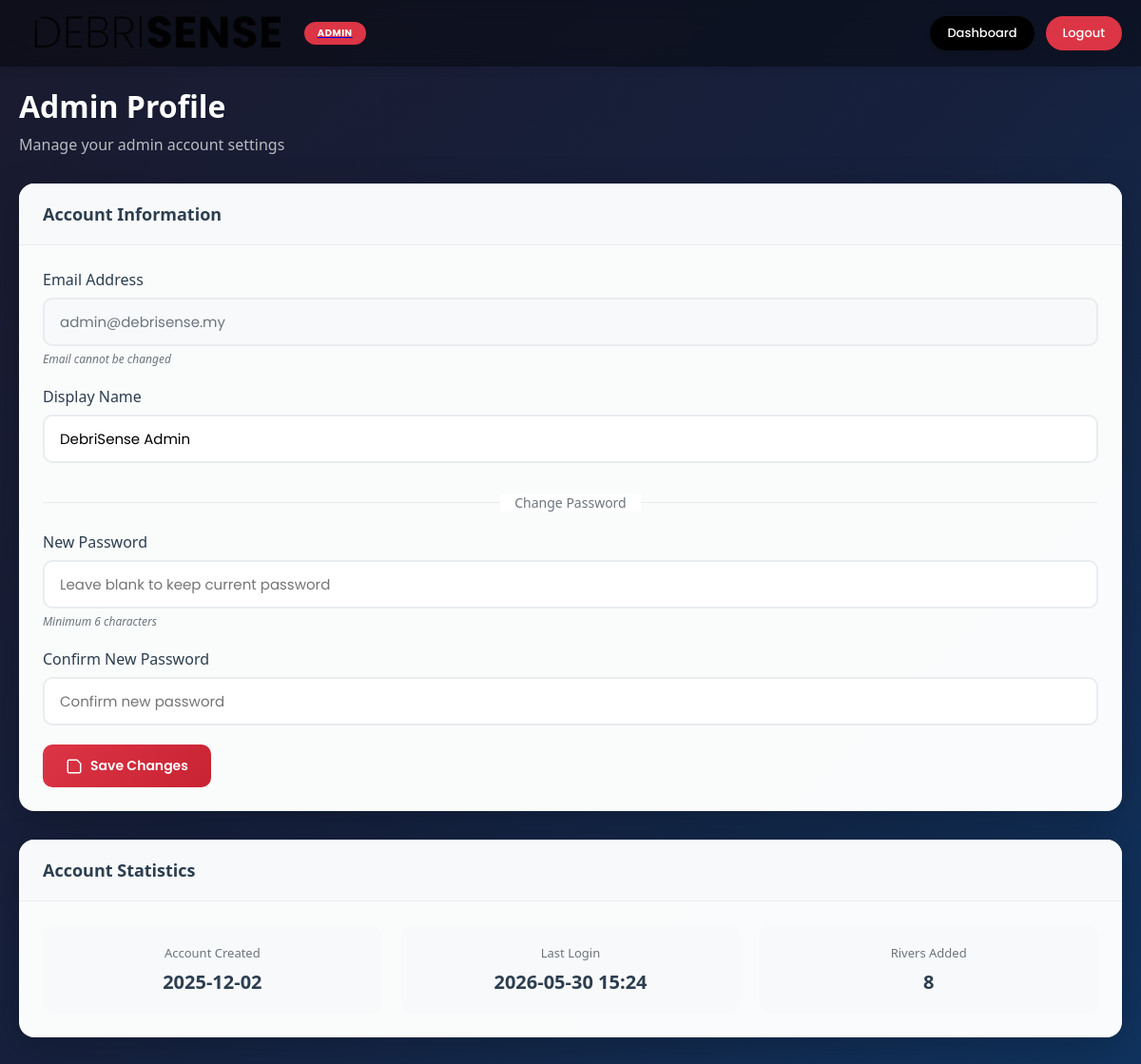
The app's page /admin/profile (signed in) with its own data.
### models.py (models this page shows, shortened)
class Admin(UserMixin, db.Model):
    __tablename__ = 'admins'
    id = db.Column(db.Integer, primary_key=True)
    email = db.Column(db.String(150), unique=True, nullable=False, index=True)
    password_hash = db.Column(db.String(256), nullable=False)
    name = db.Column(db.String(150), nullable=False, default='Admin')
    is_active = db.Column(db.Boolean, default=True)
    created_at = db.Column(db.DateTime, default=datetime.utcnow)
    last_login = db.Column(db.DateTime, nullable=True)
    rivers = db.relationship('River', backref='added_by_admin', lazy='dynamic',
                            foreign_keys='River.admin_id')
    hotspot_reports = db.relationship('HotspotReport', backref='reviewer', lazy='dynamic',
                                     foreign_keys='HotspotReport.reviewed_by')

### app.py (the view)
@app.route('/admin/profile')
@admin_required
def admin_profile():
    return render_template('admin_profile.html', admin=current_user)

### app.py (called while the page is built)
@login_manager.user_loader
def load_user(user_id):
    if user_id.startswith('admin_'):
        admin_id = int(user_id.replace('admin_', ''))
        return Admin.query.get(admin_id)
    elif user_id.startswith('user_'):
        ngo_id = int(user_id.replace('user_', ''))
        return User.query.get(ngo_id)
    return None

def admin_required(f):
    @wraps(f)
    def decorated_function(*args, **kwargs):
        if not current_user.is_authenticated:
            flash('Please log in as admin to access this page.', 'warning')
            return redirect(url_for('admin_login'))
        if not isinstance(current_user, Admin):
            flash('Access denied. Admin privileges required.', 'error')
            return redirect(url_for('index'))
        return f(*args, **kwargs)
    return decorated_function

### templates/admin_profile.html (shortened to what this page needs)
<!DOCTYPE html>
<html lang="en">
<head>
    <link rel="stylesheet" href="{{ url_for('static', filename='css/style.css') }}">
    <link rel="stylesheet" href="{{ url_for('static', filename='css/admin.css') }}">
    <link rel="stylesheet" href="{{ url_for('static', filename='css/admin_pages.css') }}">
</head>
<body class="admin-page">
    <nav class="navbar admin-navbar">
        <div class="navbar-container">
            <a href="{{ url_for('admin_dashboard') }}" class="navbar-logo">
                <img src="{{ url_for('static', filename='img/debrisenseLogo.png') }}" alt="DebriSense Logo">
                <span class="admin-badge">ADMIN</span>
            </a>
            <div class="navbar-actions">
                <a href="{{ url_for('admin_dashboard') }}" class="navbar-btn">Dashboard</a>
                <a href="{{ url_for('admin_logout') }}" class="navbar-btn logout-btn">Logout</a>
            </div>
        </div>
    </nav>
    <main class="admin-content">
        <div class="admin-container">
            <div class="page-header">
                <h1>Admin Profile</h1>
                <p>Manage your admin account settings</p>
            </div>
            <div class="admin-card">
                <div class="card-header">
                    <h2>Account Information</h2>
                </div>
                <div class="card-body">
                    <form method="POST" action="{{ url_for('update_admin_profile') }}" class="admin-form">
                        <div class="form-group">
                            <label for="email">Email Address</label>
                            <input type="email" id="email" value="{{ admin.email }}" disabled>
                            <span class="form-hint">Email cannot be changed</span>
                        </div>
                        <div class="form-group">
                            <label for="name">Display Name</label>
                            <input type="text" id="name" name="name" value="{{ admin.name }}" required>
                        </div>
                        <div class="form-divider">
                            <span>Change Password</span>
                        </div>
                        <div class="form-group">
                            <label for="new_password">New Password</label>
                            <input type="password" id="new_password" name="new_password" placeholder="Leave blank to keep current password">
                            <span class="form-hint">Minimum 6 characters</span>
                        </div>
                        <div class="form-group">
                            <label for="confirm_password">Confirm New Password</label>
                            <input type="password" id="confirm_password" name="confirm_password" placeholder="Confirm new password">
                        </div>
                        <button type="submit" class="btn-primary">
                            Save Changes
                        </button>
                    </form>
                </div>
            </div>
            <div class="admin-card">
                <div class="card-header">
                    <h2>Account Statistics</h2>
                </div>
                <div class="card-body">
                    <div class="stats-grid">
                        <div class="stat-item">
                            <span class="stat-label">Account Created</span>
                            <span class="stat-value">{{ admin.created_at.strftime('%Y-%m-%d') if admin.created_at else 'N/A' }}</span>
                        </div>
                        <div class="stat-item">
                            <span class="stat-label">Last Login</span>
                            <span class="stat-value">{{ admin.last_login.strftime('%Y-%m-%d %H:%M') if admin.last_login else 'N/A' }}</span>
                        </div>
                        <div class="stat-item">
                            <span class="stat-label">Rivers Added</span>
                            <span class="stat-value">{{ admin.rivers.count() }}</span>
                        </div>
                    </div>
                </div>
            </div>
        </div>
    </main>
</body>
</html>

### static/css/style.css (style rules this page uses)
* { margin: 0; padding: 0; box-sizing: border-box; }
html, body { min-height: 100%; width: 100%; font-family: 'Segoe UI', Tahoma, Geneva, Verdana, sans-serif; overflow-x: hidden; }
html:not(:has(#map)), body:not(:has(#map)) { overflow-y: auto; }
.navbar { position: fixed; top: 0; left: 0; width: 100%; height: 70px; background: rgba(255, 255, 255, 0.95); box-shadow: 0 2px 10px rgba(0, 0, 0, 0.1); z-index: 1000; -webkit-backdrop-filter: blur(10px); backdrop-filter: blur(10px); }
.navbar-container { display: flex; align-items: center; justify-content: space-between; height: 100%; padding: 0 20px; max-width: 100%; }
.navbar-logo { display: flex; align-items: center; }
.navbar-logo img { height: 50px; width: auto; object-fit: contain; }
.navbar-btn { background-color: #000000; color: #ffffff; font-family: 'Poppins', sans-serif; font-size: 14px; font-weight: 500; padding: 12px 28px; border: none; border-radius: 50px; cursor: pointer; transition: all 0.3s ease; box-shadow: 0 2px 8px rgba(0, 0, 0, 0.15); text-decoration: none; display: inline-flex; align-items: center; justify-content: center; }

### static/css/admin.css (style rules this page uses)
.admin-badge { display: inline-block; background: #dc3545; color: white; font-size: 10px; font-weight: 700; padding: 4px 14px; border-radius: 20px; margin-left: 10px; font-family: 'Poppins', sans-serif; letter-spacing: 0.5px; }
.navbar-actions { display: flex; gap: 12px; align-items: center; }
.navbar-actions .navbar-btn { font-size: 13px; padding: 8px 18px; }
.logout-btn { background-color: #dc3545 !important; }
.btn-primary, .btn-secondary { padding: 12px 28px; border-radius: 50px; font-family: 'Poppins', sans-serif; font-weight: 600; font-size: 14px; cursor: pointer; transition: all 0.3s ease; border: none; }
.btn-primary { background: #000000; color: white; }
.form-hint { display: block; font-size: 12px; color: #6c757d; margin-top: 6px; font-style: italic; }

### static/css/admin_pages.css (style rules this page uses)
.admin-page { background: linear-gradient(135deg, #1a1a2e 0%, #16213e 50%, #0f3460 100%); min-height: 100vh; }
.admin-navbar { background: rgba(0, 0, 0, 0.4) !important; -webkit-backdrop-filter: blur(10px); backdrop-filter: blur(10px); }
.admin-content { padding-top: 90px; padding-bottom: 40px; }
.admin-container { max-width: 1200px; margin: 0 auto; padding: 0 20px; }
.page-header { margin-bottom: 30px; }
.page-header h1 { font-size: 32px; font-weight: 700; color: white; margin-bottom: 8px; }
.page-header p { color: rgba(255, 255, 255, 0.7); font-size: 16px; }
.admin-card { background: rgba(255, 255, 255, 0.98); border-radius: 16px; box-shadow: 0 10px 40px rgba(0, 0, 0, 0.2); margin-bottom: 30px; overflow: hidden; }
.card-header { display: flex; justify-content: space-between; align-items: center; padding: 20px 25px; border-bottom: 1px solid #e9ecef; background: #f8f9fa; }
.card-header h2 { font-size: 18px; font-weight: 600; color: #2c3e50; margin: 0; }
.card-body { padding: 25px; }
.admin-form .form-group { margin-bottom: 20px; }
.admin-form label { display: block; font-weight: 500; color: #2c3e50; margin-bottom: 8px; }
.admin-form input, .admin-form textarea { width: 100%; padding: 12px 16px; border: 2px solid #e9ecef; border-radius: 10px; font-size: 15px; font-family: 'Poppins', sans-serif; transition: border-color 0.3s ease; }
.admin-form input:disabled { background: #f8f9fa; color: #6c757d; }
.form-hint { font-size: 12px; color: #6c757d; margin-top: 5px; display: block; }
.form-divider { text-align: center; margin: 30px 0 20px; position: relative; }
.form-divider::before { content: ''; position: absolute; left: 0; top: 50%; width: 100%; height: 1px; background: #e9ecef; }
.form-divider span { background: white; padding: 0 15px; position: relative; color: #6c757d; font-size: 14px; }
.stats-grid { display: grid; grid-template-columns: repeat(3, 1fr); gap: 20px; }
.stat-item { text-align: center; padding: 20px; background: #f8f9fa; border-radius: 12px; }
.stat-label { display: block; font-size: 13px; color: #6c757d; margin-bottom: 8px; }
.stat-value { display: block; font-size: 20px; font-weight: 600; color: #2c3e50; }
.btn-primary { display: inline-flex; align-items: center; gap: 8px; background: linear-gradient(135deg, #dc3545 0%, #c82333 100%); color: white; border: none; padding: 12px 24px; border-radius: 10px; font-size: 14px; font-weight: 600; cursor: pointer; text-decoration: none; transition: transform 0.3s ease, box-shadow 0.3s ease; font-family: 'Poppins', sans-serif; }
.btn-primary .btn-icon { width: 18px; height: 18px; }

### records on screen
Admin: email "admin@debrisense.my", name "DebriSense Admin", created_at "2025-12-02", last_login "2026-05-30 15:24"

### other values on screen
{{ admin.rivers.count() }} "8"
